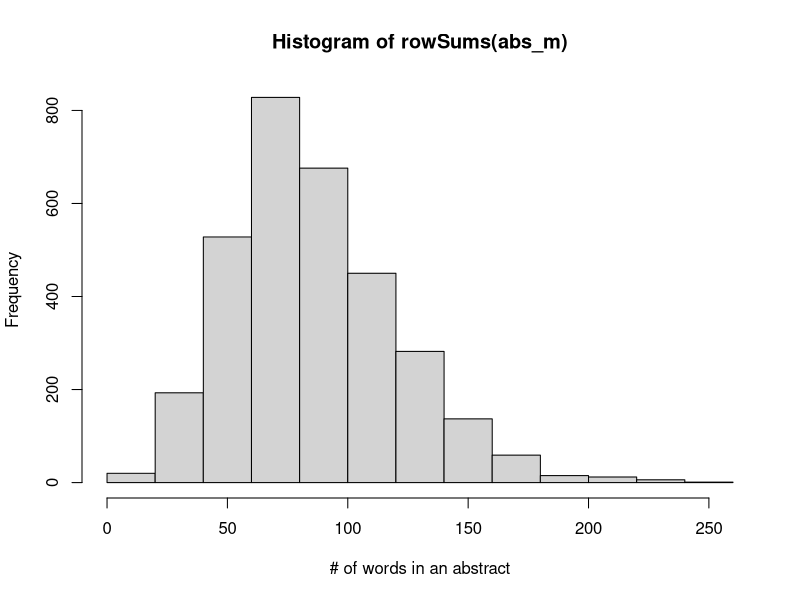
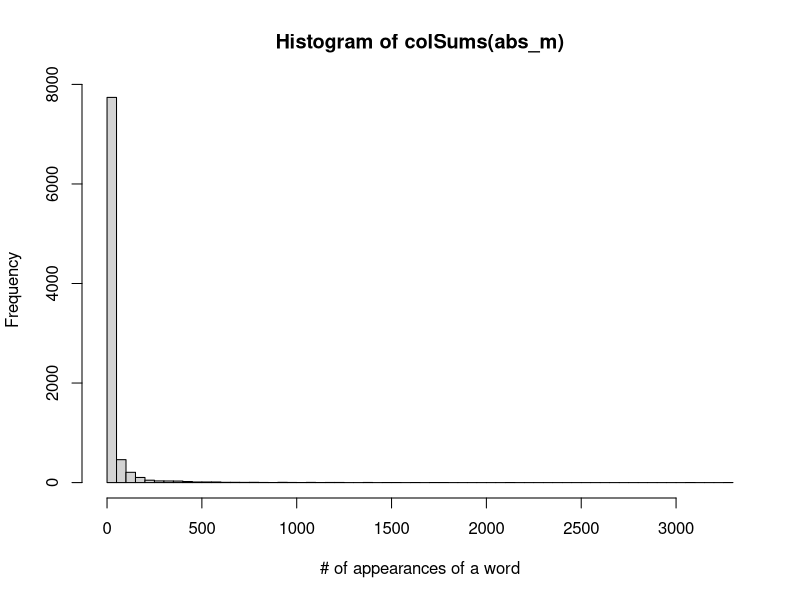

These charts were generated, in order, by the following R code:
## ---- chunk 1
rm(list = ls())
library(readr)
library(tm)
library(Matrix)
## ---- chunk 2
sla <- read_csv("data/SLA/SCC2016/Data/paperList.txt")
## remove papers that do not have abstract
sla <- sla[!is.na(sla$abstract),]
title <- sla$title
str(sla)
## ---- chunk 3
abs_source <- VectorSource(sla$abstract)
# Make a volatile corpus: tweets_corpus
abs_corpus <- VCorpus(abs_source)
# Print out the tweets_corpus
abs_corpus

## show one abstract
str(abs_corpus[[15]])
abs_corpus[[15]][1]
## ---- chunk 4
clean_corpus <- function(corpus){
  corpus <- tm_map(corpus, stripWhitespace)
  corpus <- tm_map(corpus, removePunctuation)
  corpus <- tm_map(corpus, removeNumbers) 
  corpus <- tm_map(corpus, content_transformer(tolower))
  corpus <- tm_map(corpus, removeWords, stopwords("en"))
  # ## remove words that appear only once (this method seems to have memory issue?)
  # tdm <- TermDocumentMatrix(corpus)
  # tokens_to_remove       <- findFreqTerms(tdm, 1, 1)
  # corpus <- tm_map(corpus, content_transformer(removeWords), tokens_to_remove[1:5000])
  return(corpus)
}
# Apply  customized function to the abs_corpus: clean_corp
clean_corp <- clean_corpus(abs_corpus)
# Print out a cleaned up corp
clean_corp[[15]][1]
## ---- chunk 5
abs_dtm <- DocumentTermMatrix(clean_corp)
abs_m <- as.matrix(abs_dtm)
## remove terms that appear only once, not very elegant ...
abs_m <- abs_m[, colSums(abs_m) > 1]

abs_m[148:158, 10:22]

hist(rowSums(abs_m), xlab = "# of words in an abstract")

## to make the plot more readable, I limit y axis
hist(colSums(abs_m), xlab = "# of appearances of a word", breaks = 100)
## ---- chunk 6
writeMM(obj = as(abs_m, "sparseMatrix"),file = "data/SLA/docword.sla.txt")
writeLines(text = abs_dtm$dimnames$Terms,con = "data/SLA/vocab.sla.txt")
writeLines(text = sla$title,con = "data/SLA/title.sla.txt")
writeLines(text = sla$DOI,con = "data/SLA/doi.sla.txt")
